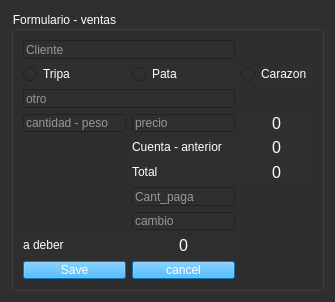
<?xml version="1.0" encoding="UTF-8"?>
<ui version="4.0">
 <class>Form_venta</class>
 <widget class="QWidget" name="Form_venta">
  <property name="geometry">
   <rect>
    <x>0</x>
    <y>0</y>
    <width>335</width>
    <height>302</height>
   </rect>
  </property>
  <property name="minimumSize">
   <size>
    <width>335</width>
    <height>302</height>
   </size>
  </property>
  <property name="maximumSize">
   <size>
    <width>335</width>
    <height>302</height>
   </size>
  </property>
  <property name="sizeIncrement">
   <size>
    <width>335</width>
    <height>302</height>
   </size>
  </property>
  <property name="baseSize">
   <size>
    <width>335</width>
    <height>302</height>
   </size>
  </property>
  <property name="cursor">
   <cursorShape>PointingHandCursor</cursorShape>
  </property>
  <property name="windowTitle">
   <string>Form_venta</string>
  </property>
  <property name="styleSheet">
   <string notr="true">QWidget{
background-color: rgb(47, 47, 47);
color: white;
}
QPushButton{
	
	background-color: rgb(16, 160, 255);
}
QPushButton:hover{
	
	
	background-color: rgb(3, 143, 202);
}</string>
  </property>
  <layout class="QGridLayout" name="gridLayout">
   <item row="0" column="0">
    <widget class="QGroupBox" name="groupBox">
     <property name="cursor">
      <cursorShape>PointingHandCursor</cursorShape>
     </property>
     <property name="title">
      <string>Formulario - ventas</string>
     </property>
     <layout class="QGridLayout" name="gridLayout_2">
      <item row="5" column="1">
       <widget class="QLabel" name="label_2">
        <property name="text">
         <string>&lt;html&gt;&lt;head/&gt;&lt;body&gt;&lt;p&gt;Total&lt;/p&gt;&lt;/body&gt;&lt;/html&gt;</string>
        </property>
       </widget>
      </item>
      <item row="0" column="0" colspan="2">
       <widget class="QLineEdit" name="line_cliente">
        <property name="maxLength">
         <number>10</number>
        </property>
        <property name="placeholderText">
         <string>Cliente</string>
        </property>
        <property name="clearButtonEnabled">
         <bool>true</bool>
        </property>
       </widget>
      </item>
      <item row="1" column="2">
       <widget class="QRadioButton" name="radio_corazon">
        <property name="text">
         <string>Carazon</string>
        </property>
       </widget>
      </item>
      <item row="11" column="0">
       <widget class="QPushButton" name="brn_save">
        <property name="text">
         <string>Save</string>
        </property>
       </widget>
      </item>
      <item row="11" column="1">
       <widget class="QPushButton" name="btn_cancel">
        <property name="text">
         <string>cancel</string>
        </property>
       </widget>
      </item>
      <item row="7" column="1">
       <widget class="QLineEdit" name="lineEdit">
        <property name="placeholderText">
         <string>cambio</string>
        </property>
       </widget>
      </item>
      <item row="2" column="0" colspan="2">
       <widget class="QLineEdit" name="line_otro">
        <property name="maxLength">
         <number>15</number>
        </property>
        <property name="placeholderText">
         <string>otro</string>
        </property>
        <property name="clearButtonEnabled">
         <bool>true</bool>
        </property>
       </widget>
      </item>
      <item row="1" column="1">
       <widget class="QRadioButton" name="radio_pata">
        <property name="text">
         <string>Pata</string>
        </property>
       </widget>
      </item>
      <item row="3" column="0">
       <widget class="QLineEdit" name="line_cantidad">
        <property name="maxLength">
         <number>5</number>
        </property>
        <property name="placeholderText">
         <string>cantidad - peso</string>
        </property>
        <property name="clearButtonEnabled">
         <bool>true</bool>
        </property>
       </widget>
      </item>
      <item row="1" column="0">
       <widget class="QRadioButton" name="radio_tripa">
        <property name="text">
         <string>Tripa</string>
        </property>
       </widget>
      </item>
      <item row="4" column="1">
       <widget class="QLabel" name="label">
        <property name="text">
         <string>&lt;html&gt;&lt;head/&gt;&lt;body&gt;&lt;p&gt;Cuenta -  anterior&lt;/p&gt;&lt;/body&gt;&lt;/html&gt;</string>
        </property>
       </widget>
      </item>
      <item row="3" column="1">
       <widget class="QLineEdit" name="line_precio">
        <property name="maxLength">
         <number>4</number>
        </property>
        <property name="placeholderText">
         <string>precio</string>
        </property>
        <property name="clearButtonEnabled">
         <bool>true</bool>
        </property>
       </widget>
      </item>
      <item row="5" column="2">
       <widget class="QLabel" name="label_total">
        <property name="text">
         <string>&lt;html&gt;&lt;head/&gt;&lt;body&gt;&lt;p align=&quot;center&quot;&gt;&lt;span style=&quot; font-size:12pt;&quot;&gt;0&lt;/span&gt;&lt;/p&gt;&lt;/body&gt;&lt;/html&gt;</string>
        </property>
       </widget>
      </item>
      <item row="4" column="2">
       <widget class="QLabel" name="label_anterior">
        <property name="text">
         <string>&lt;html&gt;&lt;head/&gt;&lt;body&gt;&lt;p align=&quot;center&quot;&gt;&lt;span style=&quot; font-size:12pt;&quot;&gt;0&lt;/span&gt;&lt;/p&gt;&lt;/body&gt;&lt;/html&gt;</string>
        </property>
       </widget>
      </item>
      <item row="3" column="2">
       <widget class="QLabel" name="label_Subtotal">
        <property name="text">
         <string>&lt;html&gt;&lt;head/&gt;&lt;body&gt;&lt;p align=&quot;center&quot;&gt;&lt;span style=&quot; font-size:12pt;&quot;&gt;0&lt;/span&gt;&lt;/p&gt;&lt;/body&gt;&lt;/html&gt;</string>
        </property>
       </widget>
      </item>
      <item row="6" column="1">
       <widget class="QLineEdit" name="line_can_pagar">
        <property name="placeholderText">
         <string>Cant_paga</string>
        </property>
       </widget>
      </item>
      <item row="8" column="1">
       <widget class="QLabel" name="label_resto">
        <property name="text">
         <string>&lt;html&gt;&lt;head/&gt;&lt;body&gt;&lt;p align=&quot;center&quot;&gt;&lt;span style=&quot; font-size:12pt;&quot;&gt;0&lt;/span&gt;&lt;/p&gt;&lt;/body&gt;&lt;/html&gt;</string>
        </property>
       </widget>
      </item>
      <item row="8" column="0">
       <widget class="QLabel" name="label_3">
        <property name="text">
         <string>&lt;html&gt;&lt;head/&gt;&lt;body&gt;&lt;p&gt;a deber &lt;/p&gt;&lt;/body&gt;&lt;/html&gt;</string>
        </property>
       </widget>
      </item>
     </layout>
    </widget>
   </item>
  </layout>
 </widget>
 <resources/>
 <connections/>
</ui>
